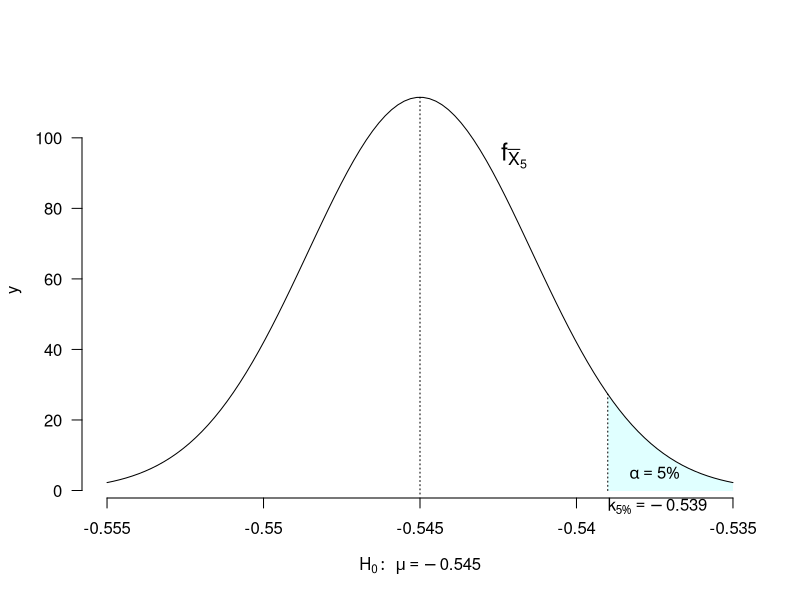

Reproduce this figure in R.
# TODO: Add comment
# 
# Author: ortellic
###############################################################################


pdf(file="grafici/k005TestUnilateraleDestro.pdf")
# test unilaterale destro
f <- function(x) {
	sigma2=0.008^2/5
	exp(-1/(2*sigma2)*(x+0.545)^2)/sqrt(2*pi*sigma2)
}


x <- seq(-0.555,-0.535,length.out = 100)
y <- f(x)

q95 <- -0.539

Xd <- seq(q95,-0.535,length.out=30)
Yd<- f(Xd)
Xd <- c(q95,Xd,Xd[30])
Yd <- c(0,Yd,0)


plot(x,y,type="l",axes=FALSE,xlim=c(-0.555,-0.535),
		panel.first=polygon(Xd,Yd,col="lightcyan",border = NA),
		xlab=expression(H[0]:~ ~mu==-0.545),ylab="y")

Axis(at=seq(-0.555,-0.535,by=0.005),side=1,labels=c("-0.555","-0.55","-0.545","-0.54","-0.535"))
Axis(side=2,las=1)
text(-0.542,95,expression(f[bar(X)[5]]),cex=1.5)
mtext(expression(k[paste(5,symbol("%"))] == -0.539),side=1,at=c(q95,-1),adj=0)
text(-0.5375,5,expression(paste(alpha == 5, symbol("%"))),cex=1)

lines(c(q95,q95),c(0,f(q95)),lty=3)
lines(c(-0.545,-0.545),c(-1,f(-0.545)),lty=3)
dev.off()


